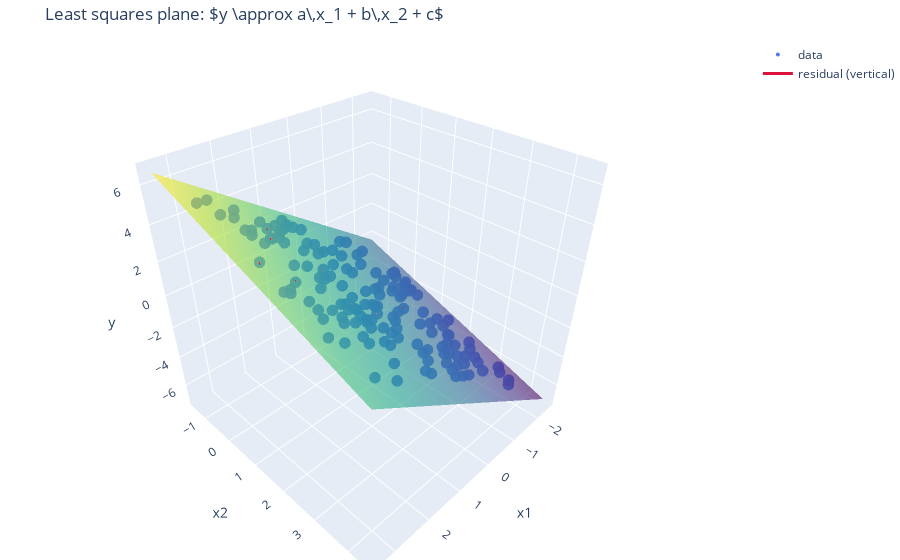

Source (notebook cell):
### Markdown cell above
### Exercise: Two‑feature least squares with a 3D visualization

We will create data from a plane
$y = a\,x_1 + b\,x_2 + c + \varepsilon$,
with small noise $\varepsilon$, then recover $(a,b,c)$ by least squares.  

**Tasks**
1. Generate $n$ points $(x_1, x_2)$ and noisy $y$ from a known plane.
2. Build $X = [\,x_1\ \ x_2\ \ 1\,]$ and compute $\mathbf{w}^*$ with `np.linalg.lstsq`.
3. Verify orthogonality: compute $X^\top r$ and its norm.
4. Make a **3D scatter** of $(x_1,x_2,y)$ and overlay the **fitted plane**.
5. (Optional) Draw a few **vertical residuals** from the plane to data points.

Try changing the noise level $\sigma$, sample size $n$, or the true coefficients and see how the fit and residuals behave.

### Code cell
# 3D plot of least squares plane
# you might first need one or both of these:
# %pip install plotly -q
# %pip install -U nbformat plotly
import plotly.graph_objects as go

# --- generate noisy observations ---
rng = np.random.default_rng(432)
n = 150     ### try changing this!
x1 = rng.uniform(-2, 3, size=n)
x2 = rng.uniform(-1, 4, size=n)
a_true, b_true, c_true = 1.5, -0.8, 0.2 ### feel free to change these!
sigma = 0.1    ### try changing this!
y_clean = a_true * x1 + b_true * x2 + c_true
y = y_clean + rng.normal(0, sigma, size=n)

X = np.column_stack([x1, x2, np.ones_like(x1)])
beta_hat, *_ = np.linalg.lstsq(X, y, rcond=None)
a_hat, b_hat, c_hat = beta_hat

# Plane grid
x1g = np.linspace(x1.min()-0.5, x1.max()+0.5, 40)
x2g = np.linspace(x2.min()-0.5, x2.max()+0.5, 40)
X1g, X2g = np.meshgrid(x1g, x2g)
Yg = a_hat * X1g + b_hat * X2g + c_hat

# 3D scatter of data
scatter = go.Scatter3d(
    x=x1, y=x2, z=y,
    mode='markers',
    marker=dict(size=4, color='royalblue', opacity=0.9),
    name='data'
)

# Fitted plane
surface = go.Surface(
    x=x1g, y=x2g, z=Yg,
    colorscale='Viridis', opacity=0.6, showscale=False,
    name='fitted plane'
)

# A few vertical residuals
residual_traces = []
step = max(1, n // 12)
for i in range(0, n, step):
    yhat_i = a_hat * x1[i] + b_hat * x2[i] + c_hat
    residual_traces.append(
        go.Scatter3d(
            x=[x1[i], x1[i]],
            y=[x2[i], x2[i]],
            z=[yhat_i, y[i]],
            mode='lines',
            line=dict(color='crimson', width=3),
            showlegend=(i == 0),
            name='residual (vertical)'
        )
    )

fig = go.Figure(data=[scatter, surface, *residual_traces])
fig.update_layout(
    title='Least squares plane: $y \\approx a\\,x_1 + b\\,x_2 + c$',
    scene=dict(
        xaxis_title='x1', yaxis_title='x2', zaxis_title='y',
        aspectmode='cube'
    ),
    margin=dict(l=0, r=0, t=40, b=0)
)
fig.show()
print(f'True plane:     y = {a_true:.2f} x1 + {b_true:.2f} x2 + {c_true:.2f}')
print(f'Fitted plane:   y = {a_hat:.2f} x1 + {b_hat:.2f} x2 + {c_hat:.2f}')

### Figure 1 — Plotly figure (JSON) as saved in the notebook; plotly's stock layout.template omitted (floating-point values rounded to 4 significant figures; data arrays with more than 128 entries replaced by an {"elided": "..."} marker saying what was removed)
{"data": [{"marker": {"color": "royalblue", "opacity": 0.9, "size": 4}, "mode": "markers", "name": "data", "type": "scatter3d", "x": {"elided": "150 float values"}, "y": {"elided": "150 float values"}, "z": {"elided": "150 float values"}}, {"colorscale": [[0, "#440154"], [0.1111, "#482878"], [0.2222, "#3e4989"], [0.3333, "#31688e"], [0.4444, "#26828e"], [0.5556, "#1f9e89"], [0.6667, "#35b779"], [0.7778, "#6ece58"], [0.8889, "#b5de2b"], [1, "#fde725"]], "name": "fitted plane", "opacity": 0.6, "showscale": false, "type": "surface", "x": [-2.472, -2.32, -2.167, -2.015, -1.863, -1.711, -1.559, -1.407, -1.255, -1.103, -0.9506, -0.7985, -0.6464, -0.4943, -0.3422, -0.1901, -0.03804, 0.1141, 0.2662, 0.4182, 0.5703, 0.7224, 0.8745, 1.027, 1.179, 1.331, 1.483, 1.635, 1.787, 1.939, 2.091, 2.243, 2.396, 2.548, 2.7, 2.852, 3.004, 3.156, 3.308, 3.46], "y": [-1.474, -1.322, -1.17, -1.018, -0.8664, -0.7145, -0.5627, -0.4109, -0.2591, -0.1072, 0.04457, 0.1964, 0.3482, 0.5, 0.6519, 0.8037, 0.9555, 1.107, 1.259, 1.411, 1.563, 1.715, 1.866, 2.018, 2.17, 2.322, 2.474, 2.626, 2.777, 2.929, 3.081, 3.233, 3.385, 3.536, 3.688, 3.84, 3.992, 4.144, 4.296, 4.447], "z": {"elided": "40x40 float values"}}, {"line": {"color": "crimson", "width": 3}, "mode": "lines", "name": "residual (vertical)", "showlegend": true, "type": "scatter3d", "x": [1.292, 1.292], "y": [1.77, 1.77], "z": [0.7166, 0.52]}, {"line": {"color": "crimson", "width": 3}, "mode": "lines", "name": "residual (vertical)", "showlegend": false, "type": "scatter3d", "x": [1.71, 1.71], "y": [-0.3985, -0.3985], "z": [3.092, 3.209]}, {"line": {"color": "crimson", "width": 3}, "mode": "lines", "name": "residual (vertical)", "showlegend": false, "type": "scatter3d", "x": [2.329, 2.329], "y": [1.262, 1.262], "z": [2.679, 2.565]}, {"line": {"color": "crimson", "width": 3}, "mode": "lines", "name": "residual (vertical)", "showlegend": false, "type": "scatter3d", "x": [2.898, 2.898], "y": [0.9828, 0.9828], "z": [3.757, 3.892]}, {"line": {"color": "crimson", "width": 3}, "mode": "lines", "name": "residual (vertical)", "showlegend": false, "type": "scatter3d", "x": [-1.446, -1.446], "y": [2.008, 2.008], "z": [-3.574, -3.651]}, {"line": {"color": "crimson", "width": 3}, "mode": "lines", "name": "residual (vertical)", "showlegend": false, "type": "scatter3d", "x": [-1.569, -1.569], "y": [3.947, 3.947], "z": [-5.322, -5.363]}, {"line": {"color": "crimson", "width": 3}, "mode": "lines", "name": "residual (vertical)", "showlegend": false, "type": "scatter3d", "x": [0.8275, 0.8275], "y": [1.982, 1.982], "z": [-0.1487, -0.1031]}, {"line": {"color": "crimson", "width": 3}, "mode": "lines", "name": "residual (vertical)", "showlegend": false, "type": "scatter3d", "x": [-0.5227, -0.5227], "y": [1.519, 1.519], "z": [-1.798, -1.945]}, {"line": {"color": "crimson", "width": 3}, "mode": "lines", "name": "residual (vertical)", "showlegend": false, "type": "scatter3d", "x": [1.81, 1.81], "y": [1.379, 1.379], "z": [1.808, 1.799]}, {"line": {"color": "crimson", "width": 3}, "mode": "lines", "name": "residual (vertical)", "showlegend": false, "type": "scatter3d", "x": [1.157, 1.157], "y": [0.698, 0.698], "z": [1.38, 1.437]}, {"line": {"color": "crimson", "width": 3}, "mode": "lines", "name": "residual (vertical)", "showlegend": false, "type": "scatter3d", "x": [-0.4427, -0.4427], "y": [2.108, 2.108], "z": [-2.153, -2.143]}, {"line": {"color": "crimson", "width": 3}, "mode": "lines", "name": "residual (vertical)", "showlegend": false, "type": "scatter3d", "x": [1.887, 1.887], "y": [-0.04491, -0.04491], "z": [3.073, 3.185]}, {"line": {"color": "crimson", "width": 3}, "mode": "lines", "name": "residual (vertical)", "showlegend": false, "type": "scatter3d", "x": [0.3751, 0.3751], "y": [-0.191, -0.191], "z": [0.9259, 0.8175]}], "layout": {"margin": {"b": 0, "l": 0, "r": 0, "t": 40}, "scene": {"aspectmode": "cube", "xaxis": {"title": {"text": "x1"}}, "yaxis": {"title": {"text": "x2"}}, "zaxis": {"title": {"text": "y"}}}, "title": {"text": "Least squares plane: $y \\approx a\\,x_1 + b\\,x_2 + c$"}}}
